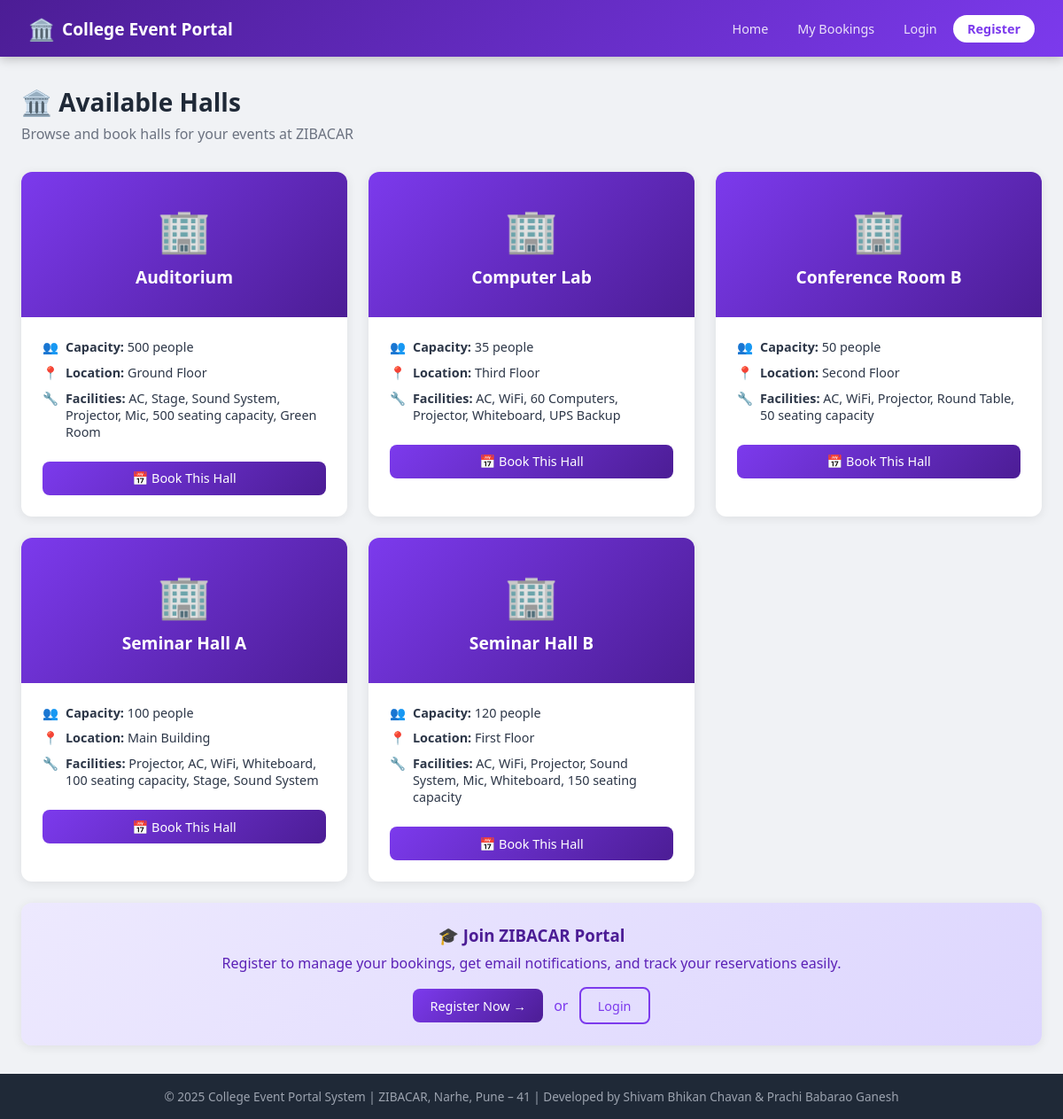
The page / on the database its author committed.
### halls/models.py (models this page shows, shortened)
class Hall(models.Model):
    name = models.CharField(max_length=100)
    capacity = models.IntegerField()
    location = models.CharField(max_length=200)
    facilities = models.TextField()
    is_available = models.BooleanField(default=True)
    created_at = models.DateTimeField(auto_now_add=True)
    class Meta:
        ordering = ['name']

### halls/views.py (the view)
# urls.py: path('', views.index, name='index'),
def index(request):
    halls = Hall.objects.filter(is_available=True)
    return render(request, 'halls/index.html', {'halls': halls})

### halls/templates/halls/index.html (shortened to what this page needs)
{% extends 'halls/base.html' %}
{% block content %}
<div class="page-header">
    <h2>🏛️ Available Halls</h2>
    <p>Browse and book halls for your events at ZIBACAR</p>
</div>
{% if halls %}
<div style="display: grid; grid-template-columns: repeat(auto-fill, minmax(300px, 1fr)); gap: 1.5rem;">
    {% for hall in halls %}
    <div class="card" style="transition: transform 0.2s, box-shadow 0.2s;" onmouseover="this.style.transform='translateY(-4px)';this.style.boxShadow='0 8px 24px rgba(0,0,0,0.12)'" onmouseout="this.style.transform='translateY(0)';this.style.boxShadow=''">
        <div style="background: linear-gradient(135deg, #7c3aed, #4c1d95); padding: 2rem; text-align: center;">
            <div style="font-size: 3rem;">🏢</div>
            <h3 style="color: white; margin-top: 0.5rem; font-size: 1.2rem;">{{ hall.name }}</h3>
        </div>
        <div class="card-body">
            <div style="display: flex; flex-direction: column; gap: 0.6rem; margin-bottom: 1.5rem;">
                <div style="display: flex; align-items: flex-start; gap: 0.5rem; font-size: 0.9rem;">
                    <span>👥</span>
                    <span><strong>Capacity:</strong> {{ hall.capacity }} people</span>
                </div>
                <div style="display: flex; align-items: flex-start; gap: 0.5rem; font-size: 0.9rem;">
                    <span>📍</span>
                    <span><strong>Location:</strong> {{ hall.location }}</span>
                </div>
                <div style="display: flex; align-items: flex-start; gap: 0.5rem; font-size: 0.9rem;">
                    <span>🔧</span>
                    <span><strong>Facilities:</strong> {{ hall.facilities }}</span>
                </div>
            </div>
            <a href="{% url 'book_hall' hall.id %}" class="btn btn-primary" style="width: 100%; justify-content: center;">
                📅 Book This Hall
            </a>
        </div>
    </div>
    {% endfor %}
</div>
{% else %}
<div class="empty-state card">
    <div class="icon">🏛️</div>
    <h3>No Halls Available</h3>
    <p>There are currently no halls available for booking. Please check back later.</p>
</div>
{% endif %}
{% if not user.is_authenticated %}
<div class="card mt-3" style="background: linear-gradient(135deg, #ede9fe, #ddd6fe); border: none;">
    <div class="card-body text-center">
        <h3 style="color: #4c1d95; margin-bottom: 0.5rem;">🎓 Join ZIBACAR Portal</h3>
        <p style="color: #5b21b6; margin-bottom: 1rem;">Register to manage your bookings, get email notifications, and track your reservations easily.</p>
        <a href="{% url 'register' %}" class="btn btn-primary">Register Now →</a>
        <span style="margin: 0 0.5rem; color: #7c3aed;">or</span>
        <a href="{% url 'login' %}" class="btn btn-outline">Login</a>
    </div>
</div>
{% endif %}
{% endblock %}

### halls/templates/halls/base.html (shortened to what this page needs)
<!DOCTYPE html>
<html lang="en">
<head>
</head>
<body>
<nav class="navbar">
    <div class="nav-inner">
        <a href="{% url 'index' %}" class="logo"><span>🏛️</span> College Event Portal</a>
        <ul class="nav-links">
            <li><a href="{% url 'index' %}">Home</a></li>
            <li><a href="{% url 'my_bookings' %}">My Bookings</a></li>
            {% if user.is_authenticated %}
                {% if user.is_staff %}
                    <li><a href="{% url 'admin_dashboard' %}">Dashboard</a></li>
                    <li><a href="{% url 'manage_halls' %}">Manage Halls</a></li>
                {% endif %}
                <li class="nav-user">
                    <span>👤 <strong>{{ user.first_name|default:user.username }}</strong></span>
                </li>
                <li><a href="{% url 'logout' %}" class="btn-nav">Logout</a></li>
            {% else %}
                <li><a href="{% url 'login' %}">Login</a></li>
                <li><a href="{% url 'register' %}" class="btn-nav">Register</a></li>
            {% endif %}
        </ul>
    </div>
</nav>
<main>
    {% block content %}{% endblock %}
</main>
<footer>
    <p>&copy; 2025 College Event Portal System | ZIBACAR, Narhe, Pune – 41 | Developed by Shivam Bhikan Chavan & Prachi Babarao Ganesh</p>
</footer>
</body>
</html>

### halls/templates/halls/base.html (style rules this page uses)
*, *::before, *::after { box-sizing: border-box; margin: 0; padding: 0; }
body { font-family: 'Segoe UI', Tahoma, Geneva, Verdana, sans-serif; background: #f0f2f5; color: #2d3748; min-height: 100vh; display: flex; flex-direction: column; }
.navbar { background: linear-gradient(135deg, #4c1d95, #7c3aed); color: white; padding: 0 2rem; position: sticky; top: 0; z-index: 100; box-shadow: 0 2px 12px rgba(0,0,0,0.25); }
.navbar .nav-inner { display: flex; align-items: center; justify-content: space-between; height: 64px; max-width: 1200px; margin: 0 auto; }
.navbar .logo { font-size: 1.2rem; font-weight: 700; text-decoration: none; color: white; display: flex; align-items: center; gap: 0.5rem; }
.navbar .logo span { font-size: 1.5rem; }
.nav-links { list-style: none; display: flex; gap: 0.25rem; align-items: center; }
.nav-links a { color: rgba(255,255,255,0.85); text-decoration: none; padding: 0.4rem 0.9rem; border-radius: 6px; font-size: 0.9rem; transition: all 0.2s; }
.nav-links .btn-nav { background: white; color: #7c3aed; font-weight: 600; padding: 0.4rem 1rem; border-radius: 20px; }
main { flex: 1; max-width: 1200px; margin: 0 auto; padding: 2rem 1.5rem; width: 100%; }
.card { background: white; border-radius: 12px; box-shadow: 0 2px 12px rgba(0,0,0,0.08); overflow: hidden; }
.card-body { padding: 1.5rem; }
.btn { display: inline-flex; align-items: center; gap: 0.4rem; padding: 0.6rem 1.2rem; border-radius: 8px; border: none; font-size: 0.9rem; font-weight: 500; cursor: pointer; text-decoration: none; transition: all 0.2s; }
.btn-primary { background: linear-gradient(135deg, #7c3aed, #4c1d95); color: white; }
.btn-outline { background: transparent; border: 2px solid #7c3aed; color: #7c3aed; }
.page-header { margin-bottom: 2rem; }
.page-header h1, .page-header h2 { color: #1f2937; font-size: 1.75rem; }
.page-header p { color: #6b7280; margin-top: 0.4rem; }
footer { background: #1f2937; color: #9ca3af; text-align: center; padding: 1rem; font-size: 0.85rem; margin-top: auto; }
.text-center { text-align: center; }
.mt-3 { margin-top: 1.5rem; }

### rows shown on the page
Hall: name "Auditorium", capacity "500", location "Ground Floor", facilities "AC, Stage, Sound System, Projector, Mic, 500 seating capacity, Green Room"
Hall: name "Computer Lab", capacity "35", location "Third Floor", facilities "AC, WiFi, 60 Computers, Projector, Whiteboard, UPS Backup"
Hall: name "Conference Room B", capacity "50", location "Second Floor", facilities "AC, WiFi, Projector, Round Table, 50 seating capacity"
Hall: name "Seminar Hall A", capacity "100", location "Main Building", facilities "Projector, AC, WiFi, Whiteboard, 100 seating capacity, Stage, Sound System"
Hall: name "Seminar Hall B", capacity "120", location "First Floor", facilities "AC, WiFi, Projector, Sound System, Mic, Whiteboard, 150 seating capacity"
